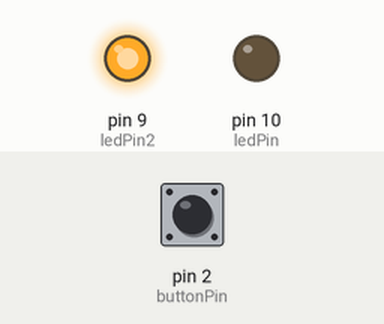
The sketch below on a simulated Arduino Uno, built with avr-gcc and run on an emulated ATmega328P. Shown: output pins drawn as LEDs (lit = HIGH). The test bench sets the inputs (shaded band); at power-on: pin 2 (buttonPin) LOW.

Above: at 1.2 s.
1.3 s: pin 2 (buttonPin) pulled HIGH for 0.15 s
At 1.37 s:
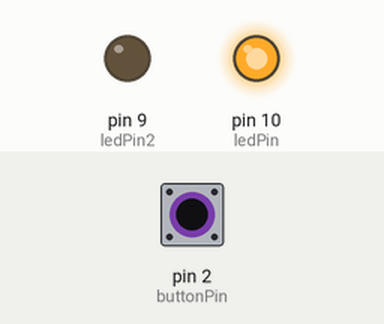
2.9 s: pin 2 (buttonPin) pulled HIGH for 3.2 s
At 7.2 s:
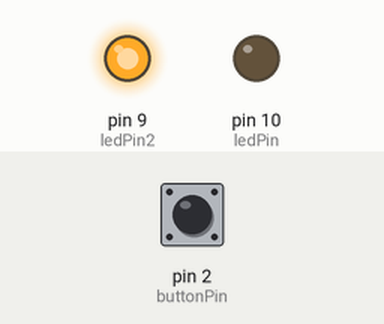
Timing chart, 0 to 8.7 s (numbered marks = the images above; inputs shaded):
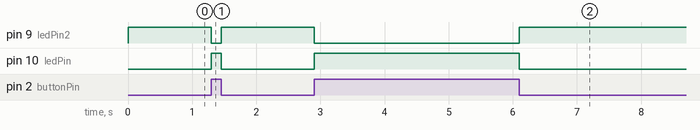

The sketch:

2.5.ino
```cpp
const int buttonPin=2;
const int ledPin=10;
const int ledPin2=9;

int buttonState=0;

void setup() {
  // put your setup code here, to run once:

  pinMode(ledPin,OUTPUT);
  pinMode(buttonPin,INPUT);
  pinMode(ledPin2,OUTPUT);

}

void loop() {
  // put your main code here, to run repeatedly:

  buttonState=digitalRead(buttonPin);
  if(buttonState==HIGH){
    digitalWrite(ledPin,HIGH);
    digitalWrite(ledPin2,LOW);
  }
  else{
    digitalWrite(ledPin,LOW);
    digitalWrite(ledPin2,HIGH);
  }
}
```

Measured:
- after the input at 1.3 s, pin 9 (ledPin2): HIGH → LOW at once, → HIGH 0.15 s later; pin 10 (ledPin): LOW → HIGH at once, → LOW 0.15 s later
- after the input at 2.9 s, pin 9 (ledPin2): HIGH → LOW at once, → HIGH 3.2 s later; pin 10 (ledPin): LOW → HIGH at once, → LOW 3.2 s later
